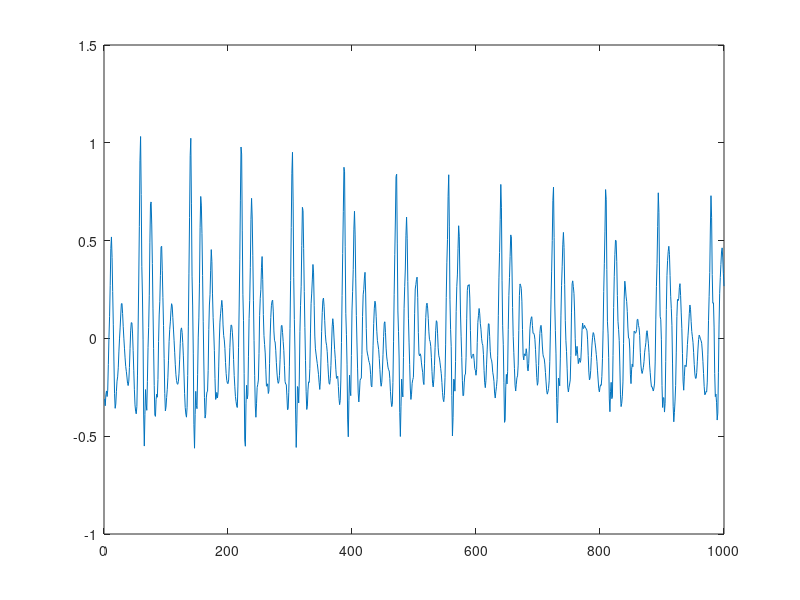
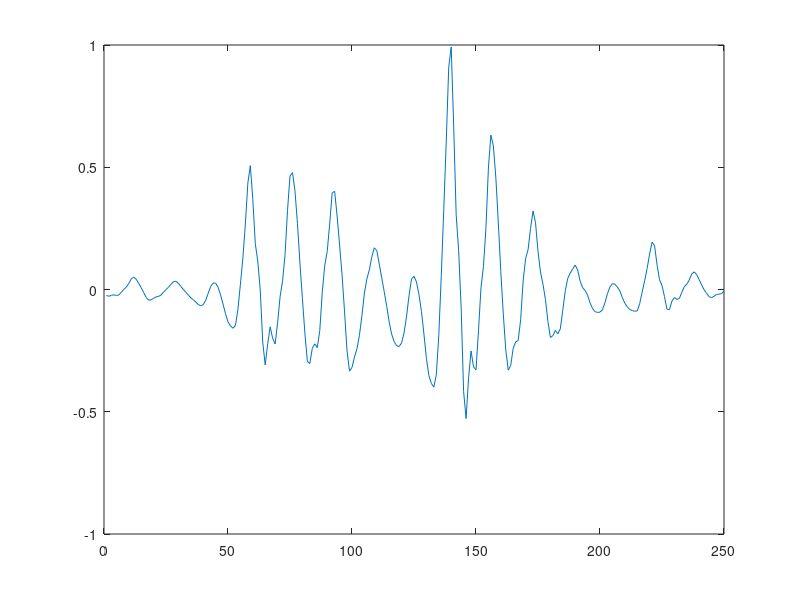
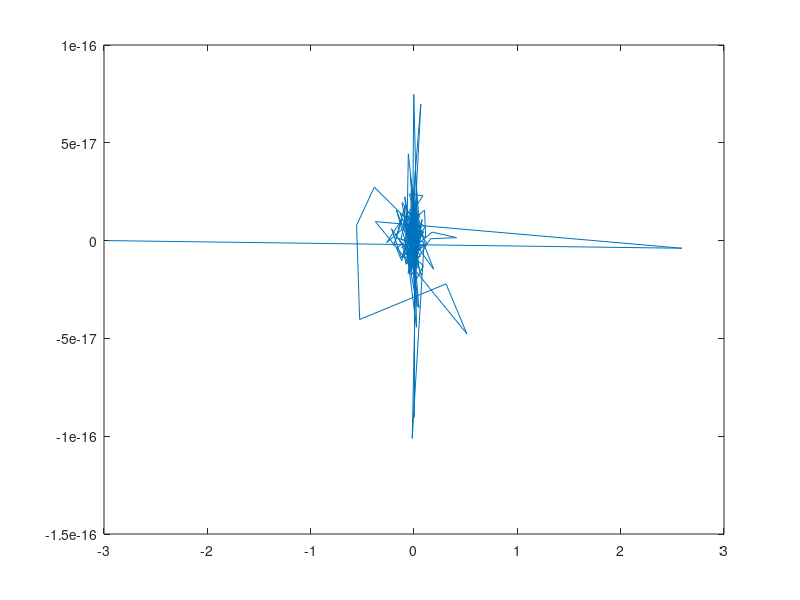
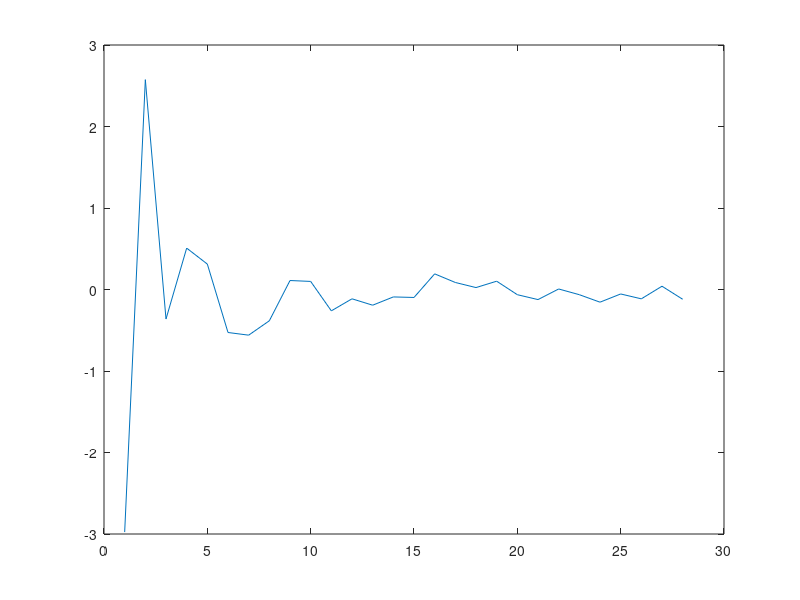

Write MATLAB code to recreate these figures, in order.
load('final2017_p1.mat');
y = speech;

%Hear the sound
%speech_big = [speech, speech, speech, speech, speech, speech, speech,... 
%speech, speech, speech, speech, speech, speech, speech, speech, speech];
%sound(speech_big,10000);
%Sounds like 'ah' at 120 Hz! Male voice
figure
plot(y)
ham = hamming(250);
%Make window
windowed_y = y(1:250)'.*ham;
figure
plot(windowed_y)
%Take fft
ffy = fft(windowed_y,1024);
%Find magnitude of fft
for i = 1:length(ffy)
    magffy(i) = abs(ffy(i));
end
%Find fourier of real cepstrum
for i = 1:length(ffy)
    logffy(i) = log(abs(ffy(i))^2);
end
%Get the real cepstrum
ilogffy = ifft(logffy);
%ilogffy(1) = 0;
%ilogffy(end) = 0;
ilogffy;
figure
plot(ilogffy(1:200))

%Find the max of the cepstrum between 20 and 140. This is the peak
[mag, ind] = max(abs(ilogffy(20:140)))
%Correct for the index (starts at 20, not 0)
trueind = ind+20
%Find pitch by dividing by sampling rate
pitch = (10000/trueind)



%Part c)
%Find the quantization levels
quantized_pitch = 50:250/(-1+2^7):300;
%Find the closest level to the pitch we found
tmp_quant = abs(quantized_pitch - pitch);
[err, ind_quant] = min(tmp_quant)
quant_val = quantized_pitch(ind_quant)
percent_err = abs(quant_val-pitch)/pitch


max_c_quant = max(ilogffy(1:28));
min_c_quant = min(ilogffy(1:28));
quantized_c = min_c_quant:(max_c_quant-min_c_quant)/(-1+2^7):max_c_quant;
%Use this function
x = 1:28;
myfun = 6./x;

for i = 1:28
    temp_quant = -myfun(i):(2*myfun(i)/(-1+2^7)):myfun(i);
    temp_abs = abs(temp_quant - ilogffy(i));
    [err, ind_temp_quant] = min(temp_abs);
    cq(i) = temp_quant(ind_temp_quant);
end

%Results are GREAT
figure
plot(cq)
figure
plot(ilogffy(1:28))


%Lifter!
cq_res = cq;
for i = 2:length(cq)
    cq_res(i) = cq(i)*2;
end


%Uncomment two lines below to see what the lifter does to signal
%figure
%plot(cq_res)

%Take fft
refft = fft(cq_res,1024);

%This was for visualization
% for i = 1:length(refft)
%     R(i) = abs(refft(i));
%     ang(i) = angle(refft(i));
% end
% figure
% subplot(2,1,1)
% plot(R(1:500))
% subplot(2,1,2)
% plot(ang(1:500))

%Exponentiate
for i = 1:length(refft)
    exprefft(i) = exp(refft(i));
end
%Take the ifft's real part to get the minimum-phase reconstruction
new = real(ifft(exprefft));
%figure
%plot(new(1:200))
